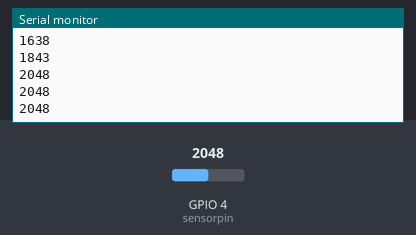
The sketch below on a simulated ESP32-C6. On the bench: the last lines printed to the serial monitor. The test bench sets the inputs (shaded band); at power-on: GPIO 4 (sensorpin) = 2048.

Above: at 1.2 s.
1.3 s: GPIO 4 (sensorpin) set to 2866
At 1.31 s:
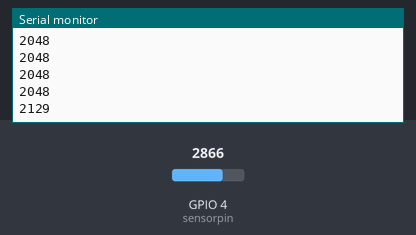
2.8 s: GPIO 4 (sensorpin) set to 3603
At 2.81 s:
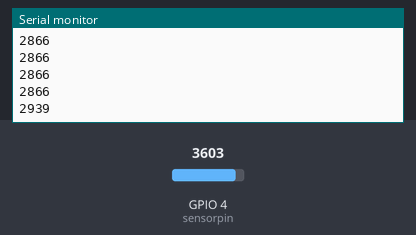
Timing chart, 0 to 5.8 s (numbered marks = the images above; inputs shaded):
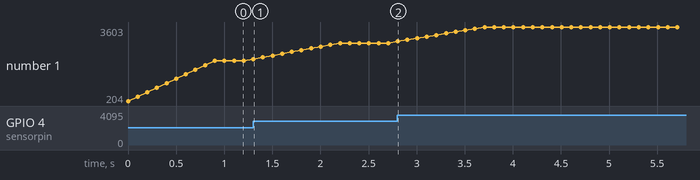

Measured:
- after the input at 1.3 s, the serial monitor: prints a new line at once (image 1)
- after the input at 2.8 s, the serial monitor: prints a new line at once (image 2)
- plotted number 1: 2048 → 2866 after the input at 1.3 s, 2866 → 3603 after the input at 2.8 s

The sketch:

Gassensor_Average10.ino
```cpp
/************************************************************************
 * 12_Gassensor_average.ino
 * gib Durchschnittswerte der letzten Werte aus, um das Signal zu glätten
 * Sensor: AO   <->  ESP32-C6: 4
 * Sensor: VCC  <->  ESP32-C6: 5V
 * Sensor: GND  <->  ESP32-C6: GND
 * Für bessere Ergebnisse und mehr Langlebigkeit des Microcontrollers
 * sollte das Datensignal des Gas-Sensors (max. 5V) mit einem Level Shifter
 * oder einem Spannungsteiler auf den Wertebereich 0...3.3V heruntergeregelt werden.
 ************************************************************************/

const int numReadings = 10;
int readings[numReadings];
int readIndex = 0;
int total = 0;
int average = 0;
int sensorpin = 4;

void setup() {
  Serial.begin(115200);
  for (int i = 0; i < numReadings; i++) {
    readings[i] = 0;
  }
}

void loop() {
  total -= readings[readIndex];
  readings[readIndex] = analogRead(sensorpin);
  total += readings[readIndex];
  readIndex = (readIndex + 1) % numReadings;

  average = total / numReadings;
  Serial.println(average);
  delay(100);
}
```
